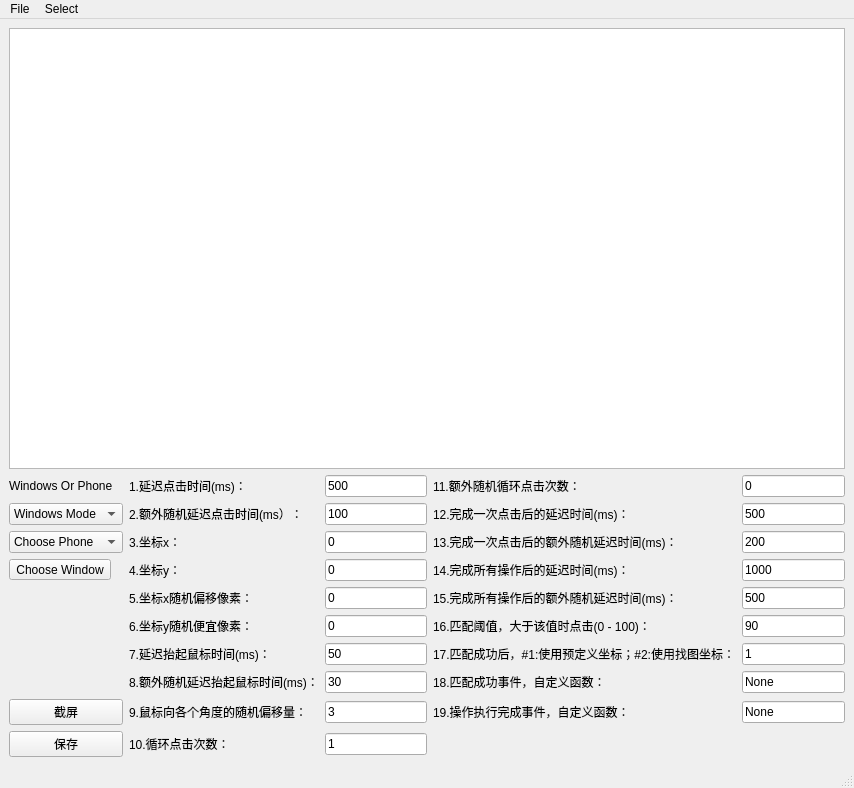
<?xml version="1.0" encoding="UTF-8"?>
<ui version="4.0">
 <class>MainWindow</class>
 <widget class="QMainWindow" name="MainWindow">
  <property name="geometry">
   <rect>
    <x>0</x>
    <y>0</y>
    <width>854</width>
    <height>788</height>
   </rect>
  </property>
  <property name="windowTitle">
   <string>CX10 commander</string>
  </property>
  <widget class="QWidget" name="centralwidget">
   <layout class="QVBoxLayout" name="verticalLayout">
    <item>
     <layout class="QHBoxLayout" name="horizontalLayout">
      <item>
       <widget class="EditorGraphicsView" name="graphicsView">
        <property name="sizePolicy">
         <sizepolicy hsizetype="Expanding" vsizetype="Expanding">
          <horstretch>0</horstretch>
          <verstretch>0</verstretch>
         </sizepolicy>
        </property>
       </widget>
      </item>
     </layout>
    </item>
    <item>
     <layout class="QGridLayout" name="gridLayout_2">
      <item row="2" column="3">
       <widget class="QLabel" name="label_12">
        <property name="text">
         <string>12.完成一次点击后的延迟时间(ms)：</string>
        </property>
       </widget>
      </item>
      <item row="9" column="2">
       <widget class="QLineEdit" name="randomOffsetWhenUp">
        <property name="text">
         <string>3</string>
        </property>
       </widget>
      </item>
      <item row="4" column="0">
       <widget class="QToolButton" name="choose_window">
        <property name="text">
         <string>Choose Window</string>
        </property>
       </widget>
      </item>
      <item row="4" column="1">
       <widget class="QLabel" name="label_5">
        <property name="text">
         <string>4.坐标y：</string>
        </property>
       </widget>
      </item>
      <item row="7" column="1">
       <widget class="QLabel" name="label_8">
        <property name="text">
         <string>7.延迟抬起鼠标时间(ms)：</string>
        </property>
       </widget>
      </item>
      <item row="5" column="1">
       <widget class="QLabel" name="label_6">
        <property name="text">
         <string>5.坐标x随机偏移像素：</string>
        </property>
       </widget>
      </item>
      <item row="8" column="3">
       <widget class="QLabel" name="label_18">
        <property name="text">
         <string>18.匹配成功事件，自定义函数：</string>
        </property>
       </widget>
      </item>
      <item row="8" column="1">
       <widget class="QLabel" name="label_9">
        <property name="text">
         <string>8.额外随机延迟抬起鼠标时间(ms)：</string>
        </property>
       </widget>
      </item>
      <item row="7" column="2">
       <widget class="QLineEdit" name="delayUpTime">
        <property name="text">
         <string>50</string>
        </property>
       </widget>
      </item>
      <item row="8" column="4">
       <widget class="QLineEdit" name="matchEvent">
        <property name="text">
         <string>None</string>
        </property>
       </widget>
      </item>
      <item row="3" column="0">
       <widget class="QComboBox" name="choose_phone">
        <property name="sizePolicy">
         <sizepolicy hsizetype="Preferred" vsizetype="Fixed">
          <horstretch>0</horstretch>
          <verstretch>0</verstretch>
         </sizepolicy>
        </property>
        <item>
         <property name="text">
          <string>Choose Phone</string>
         </property>
        </item>
        <item>
         <property name="text">
          <string>123123</string>
         </property>
        </item>
        <item>
         <property name="text">
          <string>121111</string>
         </property>
        </item>
        <item>
         <property name="text">
          <string>345252</string>
         </property>
        </item>
       </widget>
      </item>
      <item row="6" column="2">
       <widget class="QLineEdit" name="randomBottomOffset">
        <property name="text">
         <string>0</string>
        </property>
       </widget>
      </item>
      <item row="2" column="4">
       <widget class="QLineEdit" name="loopDelayLeastTime">
        <property name="text">
         <string>500</string>
        </property>
       </widget>
      </item>
      <item row="5" column="4">
       <widget class="QLineEdit" name="endDelayRandomTime">
        <property name="text">
         <string>500</string>
        </property>
       </widget>
      </item>
      <item row="4" column="2">
       <widget class="QLineEdit" name="pos_y">
        <property name="text">
         <string>0</string>
        </property>
       </widget>
      </item>
      <item row="7" column="3">
       <widget class="QLabel" name="label_17">
        <property name="text">
         <string>17.匹配成功后，#1:使用预定义坐标；#2:使用找图坐标：</string>
        </property>
       </widget>
      </item>
      <item row="1" column="4">
       <widget class="QLineEdit" name="loopRandomCount">
        <property name="text">
         <string>0</string>
        </property>
       </widget>
      </item>
      <item row="1" column="1">
       <widget class="QLabel" name="label_2">
        <property name="text">
         <string>1.延迟点击时间(ms)：</string>
        </property>
       </widget>
      </item>
      <item row="7" column="4">
       <widget class="QLineEdit" name="useMatchingPosition">
        <property name="text">
         <string>1</string>
        </property>
       </widget>
      </item>
      <item row="4" column="3">
       <widget class="QLabel" name="label_14">
        <property name="text">
         <string>14.完成所有操作后的延迟时间(ms)：</string>
        </property>
       </widget>
      </item>
      <item row="2" column="0">
       <widget class="QComboBox" name="mode">
        <property name="sizePolicy">
         <sizepolicy hsizetype="Maximum" vsizetype="Fixed">
          <horstretch>0</horstretch>
          <verstretch>0</verstretch>
         </sizepolicy>
        </property>
        <item>
         <property name="text">
          <string>Windows Mode</string>
         </property>
        </item>
        <item>
         <property name="text">
          <string>Adb Mode</string>
         </property>
        </item>
       </widget>
      </item>
      <item row="2" column="2">
       <widget class="QLineEdit" name="randomDelayTime">
        <property name="text">
         <string>100</string>
        </property>
       </widget>
      </item>
      <item row="1" column="2">
       <widget class="QLineEdit" name="delayTime">
        <property name="text">
         <string>500</string>
        </property>
       </widget>
      </item>
      <item row="1" column="0">
       <widget class="QLabel" name="label">
        <property name="sizePolicy">
         <sizepolicy hsizetype="Maximum" vsizetype="Fixed">
          <horstretch>0</horstretch>
          <verstretch>0</verstretch>
         </sizepolicy>
        </property>
        <property name="text">
         <string>Windows Or Phone</string>
        </property>
       </widget>
      </item>
      <item row="5" column="3">
       <widget class="QLabel" name="label_15">
        <property name="text">
         <string>15.完成所有操作后的额外随机延迟时间(ms)：</string>
        </property>
       </widget>
      </item>
      <item row="3" column="4">
       <widget class="QLineEdit" name="loopDelayRandomTime">
        <property name="text">
         <string>200</string>
        </property>
       </widget>
      </item>
      <item row="3" column="3">
       <widget class="QLabel" name="label_13">
        <property name="text">
         <string>13.完成一次点击后的额外随机延迟时间(ms)：</string>
        </property>
       </widget>
      </item>
      <item row="3" column="2">
       <widget class="QLineEdit" name="pos_x">
        <property name="text">
         <string>0</string>
        </property>
       </widget>
      </item>
      <item row="1" column="3">
       <widget class="QLabel" name="label_11">
        <property name="text">
         <string>11.额外随机循环点击次数：</string>
        </property>
       </widget>
      </item>
      <item row="6" column="1">
       <widget class="QLabel" name="label_7">
        <property name="text">
         <string>6.坐标y随机便宜像素：</string>
        </property>
       </widget>
      </item>
      <item row="5" column="2">
       <widget class="QLineEdit" name="randomRightOffset">
        <property name="text">
         <string>0</string>
        </property>
       </widget>
      </item>
      <item row="9" column="3">
       <widget class="QLabel" name="label_19">
        <property name="text">
         <string>19.操作执行完成事件，自定义函数：</string>
        </property>
       </widget>
      </item>
      <item row="6" column="3">
       <widget class="QLabel" name="label_16">
        <property name="text">
         <string>16.匹配阈值，大于该值时点击(0 - 100)：</string>
        </property>
       </widget>
      </item>
      <item row="4" column="4">
       <widget class="QLineEdit" name="endDelayLeastTime">
        <property name="text">
         <string>1000</string>
        </property>
       </widget>
      </item>
      <item row="2" column="1">
       <widget class="QLabel" name="label_3">
        <property name="text">
         <string>2.额外随机延迟点击时间(ms）：</string>
        </property>
       </widget>
      </item>
      <item row="9" column="1">
       <widget class="QLabel" name="label_10">
        <property name="text">
         <string>9.鼠标向各个角度的随机偏移量：</string>
        </property>
       </widget>
      </item>
      <item row="8" column="2">
       <widget class="QLineEdit" name="delayRandomUpTime">
        <property name="text">
         <string>30</string>
        </property>
       </widget>
      </item>
      <item row="6" column="4">
       <widget class="QLineEdit" name="threshold">
        <property name="text">
         <string>90</string>
        </property>
       </widget>
      </item>
      <item row="3" column="1">
       <widget class="QLabel" name="label_4">
        <property name="text">
         <string>3.坐标x：</string>
        </property>
       </widget>
      </item>
      <item row="9" column="4">
       <widget class="QLineEdit" name="finishEvent">
        <property name="text">
         <string>None</string>
        </property>
       </widget>
      </item>
      <item row="10" column="1">
       <widget class="QLabel" name="label_20">
        <property name="text">
         <string>10.循环点击次数：</string>
        </property>
       </widget>
      </item>
      <item row="10" column="2">
       <widget class="QLineEdit" name="loopLeastCount">
        <property name="text">
         <string>1</string>
        </property>
       </widget>
      </item>
      <item row="10" column="0">
       <widget class="QPushButton" name="save_template">
        <property name="text">
         <string>保存</string>
        </property>
       </widget>
      </item>
      <item row="9" column="0">
       <widget class="QPushButton" name="screentshot">
        <property name="text">
         <string>截屏</string>
        </property>
       </widget>
      </item>
     </layout>
    </item>
   </layout>
  </widget>
  <widget class="QMenuBar" name="menubar">
   <property name="geometry">
    <rect>
     <x>0</x>
     <y>0</y>
     <width>854</width>
     <height>23</height>
    </rect>
   </property>
   <widget class="QMenu" name="menuFile">
    <property name="title">
     <string>File</string>
    </property>
    <addaction name="actionNew_Process"/>
    <addaction name="openProcess"/>
   </widget>
   <widget class="QMenu" name="menuView">
    <property name="title">
     <string>Select</string>
    </property>
   </widget>
   <addaction name="menuFile"/>
   <addaction name="menuView"/>
  </widget>
  <widget class="QStatusBar" name="statusbar"/>
  <action name="actionNew_Process">
   <property name="text">
    <string>New Process</string>
   </property>
  </action>
  <action name="openProcess">
   <property name="text">
    <string>Open Process</string>
   </property>
  </action>
  <action name="actionSave_Process">
   <property name="text">
    <string>Save Process</string>
   </property>
  </action>
 </widget>
 <customwidgets>
  <customwidget>
   <class>EditorGraphicsView</class>
   <extends>QGraphicsView</extends>
   <header>editorgraphicsview.h</header>
  </customwidget>
 </customwidgets>
 <resources/>
 <connections/>
</ui>
